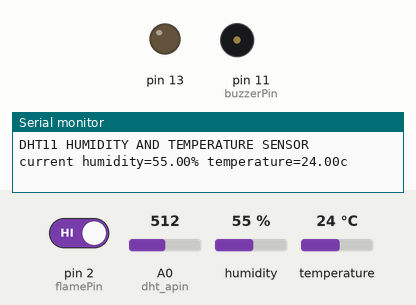
Recording of a sketch running on a simulated Arduino Uno, built with avr-gcc and run on an emulated ATmega328P. Shown: output pins drawn as LEDs (lit = HIGH), buzzer (waves = sounding, pin HIGH), the last lines printed to the serial monitor. The inputs (shaded band) are chosen by the test bench; at power-on: pin 2 (flamePin) HIGH, A0 (dht_apin) = 512, humidity 55 %, temperature 24 °C.

Above: at 1.8 s.
1.9 s: pin 2 (flamePin) driven LOW
At 6.8 s:
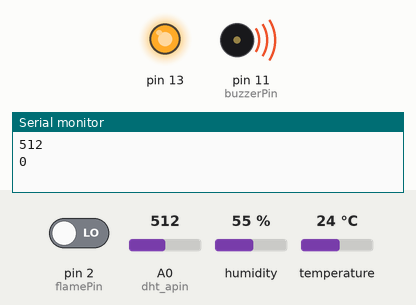
7.5 s: A0 (dht_apin) set to 413
16.8 s: A0 (dht_apin) set to 384
At 26.2 s:
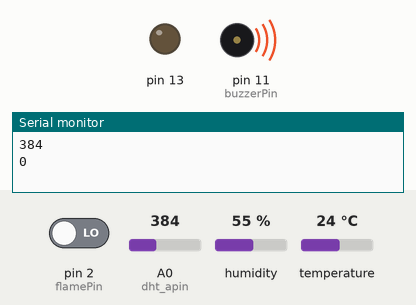
27.1 s: A0 (dht_apin) set to 410
At 36.8 s:
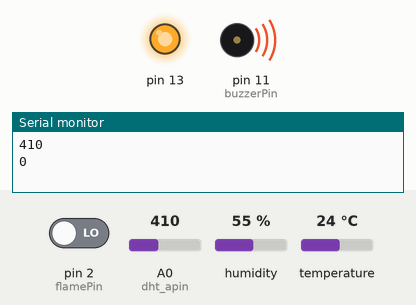
37.1 s: pin 2 (flamePin) driven HIGH
At 46.8 s:
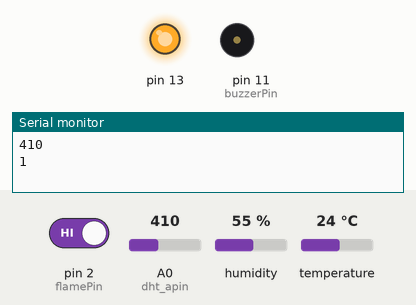
47.2 s: A0 (dht_apin) set to 390
At 56.6 s:
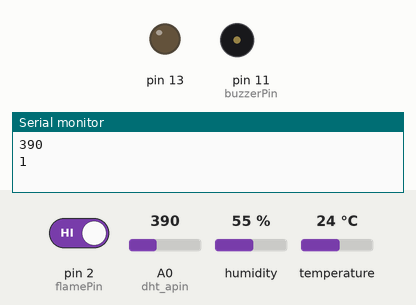
Timing chart, 0 to 58.1 s (numbered marks = the images above; inputs shaded):
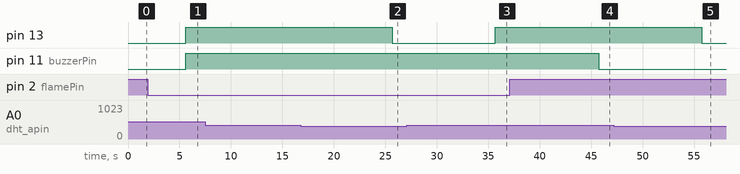

The sketch:

combined.ino
```cpp
#include <dht.h>//temp
const int buzzerPin = 11;//fire
 const int flamePin = 2;//fire
 int Flame = HIGH;//fire

 int sensorValue;//mq135
 int digitalValue;

#define dht_apin A0//temp
dht DHT;//needed by DHT11 (for temp)

void setup()
{
  Serial.begin(9600);//temp
  delay(500);
  Serial.println("DHT11 HUMIDITY AND TEMPERATURE SENSOR\n\n");
  delay(100);//temp

  pinMode(buzzerPin, OUTPUT); //fire
  pinMode(flamePin, INPUT);
 Serial.begin(9600);//fire

//mq135
  Serial.begin(9600); // sets the serial port to 9600
  pinMode(13, OUTPUT);
  pinMode(2, INPUT);

}

void loop()
{
  DHT.read11(dht_apin);//temp
  Serial.print("current humidity=");
  Serial.print(DHT.humidity);
  Serial.print("% ");
  Serial.print("temperature=");
  Serial.print(DHT.temperature);
  Serial.print("c ");
  delay(5000);//temp

  Flame = digitalRead(flamePin);//fire
 if (Flame== LOW)
 { Serial.println("Fire is Detected");
 digitalWrite(buzzerPin, HIGH);
 }
else
 {
Serial.println("No Fire is Detected");
 digitalWrite(buzzerPin, LOW);
 }//fire

 //mq135
  sensorValue = analogRead(0); // read analog input pin 0
  digitalValue = digitalRead(2);
  if (sensorValue > 400)
  {
    digitalWrite(13, HIGH);
  }
  else
    digitalWrite(13, LOW);
  Serial.println(sensorValue, DEC); // prints the value read
  Serial.println(digitalValue, DEC);
  delay(5000); // wait 100ms for next reading
}
```

Measured:
- the behaviour switches between 401 and 400 on A0 (dht_apin) (found by bisection; images 1 and 2)
- after the input at 1.9 s, pin 11 (buzzerPin): LOW → HIGH after 3.7 s
- after the input at 16.8 s, pin 13: HIGH → LOW after 8.9 s
- after the input at 27.1 s, pin 13: LOW → HIGH after 8.6 s
- after the input at 37.1 s, pin 11 (buzzerPin): HIGH → LOW after 8.6 s
- after the input at 47.2 s, pin 13: HIGH → LOW after 8.5 s
